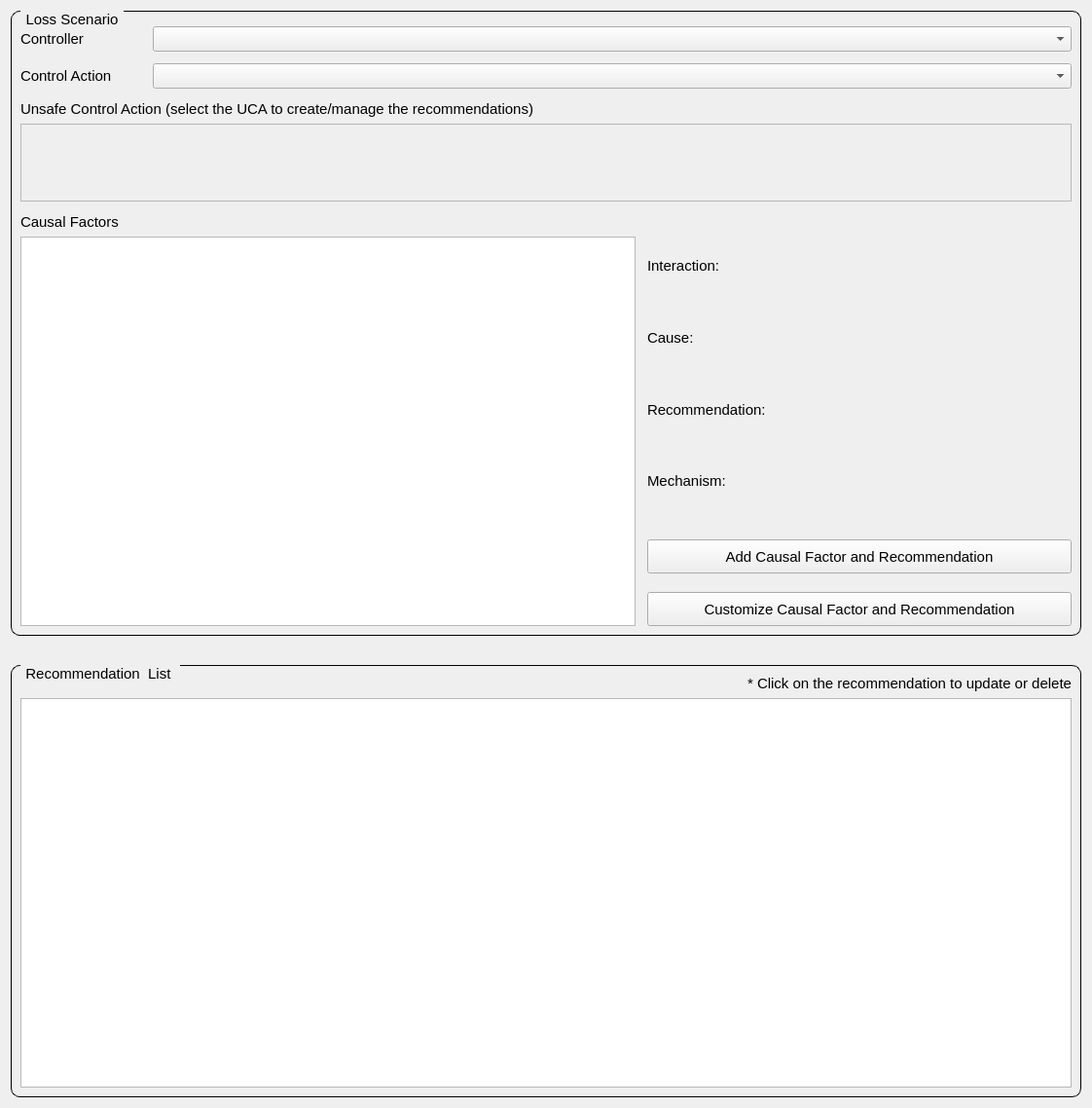
          <widget class="QWidget" name="scrollAreaWidgetContents_5">
           <property name="geometry">
            <rect>
             <x>0</x>
             <y>0</y>
             <width>1122</width>
             <height>1138</height>
            </rect>
           </property>
           <layout class="QGridLayout" name="gridLayout_16">
            <item row="0" column="0">
             <layout class="QVBoxLayout" name="verticalLayout_71">
              <item>
               <widget class="QGroupBox" name="groupBox_6">
                <property name="styleSheet">
                 <string notr="true">QGroupBox {
    border: 1px solid black;
    border-radius: 9px;
    margin-top: 0.5em;
    font-size: 15px;
}

QGroupBox::title {
    subcontrol-origin: margin;
    left: 10px;
    padding: 0 3px 0 3px;
}</string>
                </property>
                <property name="title">
                 <string>Loss Scenario</string>
                </property>
                <layout class="QGridLayout" name="gridLayout_14">
                 <item row="0" column="0">
                  <layout class="QHBoxLayout" name="horizontalLayout_64">
                   <property name="topMargin">
                    <number>6</number>
                   </property>
                   <item>
                    <widget class="QLabel" name="label_31">
                     <property name="minimumSize">
                      <size>
                       <width>130</width>
                       <height>0</height>
                      </size>
                     </property>
                     <property name="maximumSize">
                      <size>
                       <width>130</width>
                       <height>16777215</height>
                      </size>
                     </property>
                     <property name="font">
                      <font>
                       <pointsize>11</pointsize>
                      </font>
                     </property>
                     <property name="text">
                      <string>Controller</string>
                     </property>
                    </widget>
                   </item>
                   <item>
                    <widget class="QComboBox" name="combobox_fourth_controller">
                     <property name="font">
                      <font>
                       <pointsize>11</pointsize>
                      </font>
                     </property>
                     <property name="focusPolicy">
                      <enum>Qt::StrongFocus</enum>
                     </property>
                    </widget>
                   </item>
                  </layout>
                 </item>
                 <item row="1" column="0">
                  <layout class="QHBoxLayout" name="horizontalLayout_63">
                   <property name="topMargin">
                    <number>6</number>
                   </property>
                   <item>
                    <widget class="QLabel" name="label_12">
                     <property name="minimumSize">
                      <size>
                       <width>130</width>
                       <height>0</height>
                      </size>
                     </property>
                     <property name="maximumSize">
                      <size>
                       <width>130</width>
                       <height>16777215</height>
                      </size>
                     </property>
                     <property name="font">
                      <font>
                       <pointsize>11</pointsize>
                      </font>
                     </property>
                     <property name="text">
                      <string>Control Action</string>
                     </property>
                    </widget>
                   </item>
                   <item>
                    <widget class="QComboBox" name="combobox_fourth_control_action">
                     <property name="font">
                      <font>
                       <pointsize>11</pointsize>
                      </font>
                     </property>
                     <property name="focusPolicy">
                      <enum>Qt::StrongFocus</enum>
                     </property>
                    </widget>
                   </item>
                  </layout>
                 </item>
                 <item row="2" column="0">
                  <layout class="QVBoxLayout" name="verticalLayout_75">
                   <property name="topMargin">
                    <number>6</number>
                   </property>
                   <item>
                    <widget class="QLabel" name="label_33">
                     <property name="minimumSize">
                      <size>
                       <width>150</width>
                       <height>0</height>
                      </size>
                     </property>
                     <property name="maximumSize">
                      <size>
                       <width>16777215</width>
                       <height>16777215</height>
                      </size>
                     </property>
                     <property name="font">
                      <font>
                       <pointsize>11</pointsize>
                      </font>
                     </property>
                     <property name="text">
                      <string>Unsafe Control Action (select the UCA to create/manage the recommendations)</string>
                     </property>
                    </widget>
                   </item>
                   <item>
                    <widget class="QListWidget" name="listwidget_fourth_uca">
                     <property name="enabled">
                      <bool>false</bool>
                     </property>
                     <property name="minimumSize">
                      <size>
                       <width>0</width>
                       <height>80</height>
                      </size>
                     </property>
                     <property name="maximumSize">
                      <size>
                       <width>16777215</width>
                       <height>80</height>
                      </size>
                     </property>
                     <property name="alternatingRowColors">
                      <bool>true</bool>
                     </property>
                    </widget>
                   </item>
                  </layout>
                 </item>
                 <item row="3" column="0">
                  <layout class="QHBoxLayout" name="horizontalLayout_107">
                   <property name="topMargin">
                    <number>6</number>
                   </property>
                   <item>
                    <layout class="QVBoxLayout" name="verticalLayout_63">
                     <item>
                      <widget class="QLabel" name="label_34">
                       <property name="minimumSize">
                        <size>
                         <width>130</width>
                         <height>0</height>
                        </size>
                       </property>
                       <property name="maximumSize">
                        <size>
                         <width>130</width>
                         <height>16777215</height>
                        </size>
                       </property>
                       <property name="font">
                        <font>
                         <pointsize>11</pointsize>
                        </font>
                       </property>
                       <property name="text">
                        <string>Causal Factors</string>
                       </property>
                      </widget>
                     </item>
                     <item>
                      <widget class="QListWidget" name="listwidget_fourth_causal_factor">
                       <property name="minimumSize">
                        <size>
                         <width>600</width>
                         <height>400</height>
                        </size>
                       </property>
                       <property name="font">
                        <font>
                         <pointsize>11</pointsize>
                        </font>
                       </property>
                       <property name="alternatingRowColors">
                        <bool>true</bool>
                       </property>
                       <property name="wordWrap">
                        <bool>true</bool>
                       </property>
                      </widget>
                     </item>
                    </layout>
                   </item>
                   <item>
                    <layout class="QVBoxLayout" name="verticalLayout_62">
                     <property name="leftMargin">
                      <number>6</number>
                     </property>
                     <item>
                      <spacer name="verticalSpacer_40">
                       <property name="orientation">
                        <enum>Qt::Vertical</enum>
                       </property>
                       <property name="sizeType">
                        <enum>QSizePolicy::Maximum</enum>
                       </property>
                       <property name="sizeHint" stdset="0">
                        <size>
                         <width>20</width>
                         <height>20</height>
                        </size>
                       </property>
                      </spacer>
                     </item>
                     <item>
                      <layout class="QHBoxLayout" name="horizontalLayout_65">
                       <item>
                        <widget class="QLabel" name="label_fourth_interaction">
                         <property name="minimumSize">
                          <size>
                           <width>130</width>
                           <height>0</height>
                          </size>
                         </property>
                         <property name="maximumSize">
                          <size>
                           <width>130</width>
                           <height>16777215</height>
                          </size>
                         </property>
                         <property name="font">
                          <font>
                           <pointsize>11</pointsize>
                          </font>
                         </property>
                         <property name="text">
                          <string>Interaction:</string>
                         </property>
                        </widget>
                       </item>
                       <item>
                        <widget class="QLabel" name="label_fourth_interaction_desc">
                         <property name="minimumSize">
                          <size>
                           <width>300</width>
                           <height>0</height>
                          </size>
                         </property>
                         <property name="maximumSize">
                          <size>
                           <width>16777215</width>
                           <height>16777215</height>
                          </size>
                         </property>
                         <property name="font">
                          <font>
                           <pointsize>11</pointsize>
                          </font>
                         </property>
                         <property name="text">
                          <string/>
                         </property>
                         <property name="wordWrap">
                          <bool>true</bool>
                         </property>
                        </widget>
                       </item>
                      </layout>
                     </item>
                     <item>
                      <layout class="QHBoxLayout" name="horizontalLayout_99">
                       <item>
                        <widget class="QLabel" name="label_89">
                         <property name="minimumSize">
                          <size>
                           <width>130</width>
                           <height>0</height>
                          </size>
                         </property>
                         <property name="maximumSize">
                          <size>
                           <width>130</width>
                           <height>16777215</height>
                          </size>
                         </property>
                         <property name="font">
                          <font>
                           <pointsize>11</pointsize>
                          </font>
                         </property>
                         <property name="text">
                          <string>Cause:</string>
                         </property>
                        </widget>
                       </item>
                       <item>
                        <widget class="QLabel" name="label_fourth_cause">
                         <property name="minimumSize">
                          <size>
                           <width>300</width>
                           <height>0</height>
                          </size>
                         </property>
                         <property name="maximumSize">
                          <size>
                           <width>16777215</width>
                           <height>16777215</height>
                          </size>
                         </property>
                         <property name="font">
                          <font>
                           <pointsize>11</pointsize>
                          </font>
                         </property>
                         <property name="text">
                          <string/>
                         </property>
                         <property name="wordWrap">
                          <bool>true</bool>
                         </property>
                        </widget>
                       </item>
                      </layout>
                     </item>
                     <item>
                      <layout class="QHBoxLayout" name="horizontalLayout_101">
                       <item>
                        <widget class="QLabel" name="label_99">
                         <property name="minimumSize">
                          <size>
                           <width>130</width>
                           <height>0</height>
                          </size>
                         </property>
                         <property name="maximumSize">
                          <size>
                           <width>130</width>
                           <height>16777215</height>
                          </size>
                         </property>
                         <property name="font">
                          <font>
                           <pointsize>11</pointsize>
                          </font>
                         </property>
                         <property name="text">
                          <string>Recommendation:</string>
                         </property>
                        </widget>
                       </item>
                       <item>
                        <widget class="QLabel" name="label_fourth_recommendation">
                         <property name="minimumSize">
                          <size>
                           <width>300</width>
                           <height>0</height>
                          </size>
                         </property>
                         <property name="maximumSize">
                          <size>
                           <width>16777215</width>
                           <height>16777215</height>
                          </size>
                         </property>
                         <property name="font">
                          <font>
                           <pointsize>11</pointsize>
                          </font>
                         </property>
                         <property name="text">
                          <string/>
                         </property>
                         <property name="wordWrap">
                          <bool>true</bool>
                         </property>
                        </widget>
                       </item>
                      </layout>
                     </item>
                     <item>
                      <layout class="QHBoxLayout" name="horizontalLayout_106">
                       <item>
                        <widget class="QLabel" name="label_100">
                         <property name="minimumSize">
                          <size>
                           <width>130</width>
                           <height>0</height>
                          </size>
                         </property>
                         <property name="maximumSize">
                          <size>
                           <width>130</width>
                           <height>16777215</height>
                          </size>
                         </property>
                         <property name="font">
                          <font>
                           <pointsize>11</pointsize>
                          </font>
                         </property>
                         <property name="text">
                          <string>Mechanism:</string>
                         </property>
                        </widget>
                       </item>
                       <item>
                        <widget class="QLabel" name="label_fourth_mechanism">
                         <property name="minimumSize">
                          <size>
                           <width>300</width>
                           <height>0</height>
                          </size>
                         </property>
                         <property name="maximumSize">
                          <size>
                           <width>16777215</width>
                           <height>16777215</height>
                          </size>
                         </property>
                         <property name="font">
                          <font>
                           <pointsize>11</pointsize>
                          </font>
                         </property>
                         <property name="text">
                          <string/>
                         </property>
                         <property name="wordWrap">
                          <bool>true</bool>
                         </property>
                        </widget>
                       </item>
                      </layout>
                     </item>
                     <item>
                      <spacer name="verticalSpacer_29">
                       <property name="orientation">
                        <enum>Qt::Vertical</enum>
                       </property>
                       <property name="sizeType">
                        <enum>QSizePolicy::Maximum</enum>
                       </property>
                       <property name="sizeHint" stdset="0">
                        <size>
                         <width>20</width>
                         <height>20</height>
                        </size>
                       </property>
                      </spacer>
                     </item>
                     <item>
                      <widget class="QPushButton" name="button_fourth_add_causal_factor">
                       <property name="minimumSize">
                        <size>
                         <width>350</width>
                         <height>35</height>
                        </size>
                       </property>
                       <property name="maximumSize">
                        <size>
                         <width>16777215</width>
                         <height>35</height>
                        </size>
                       </property>
                       <property name="font">
                        <font>
                         <pointsize>11</pointsize>
                        </font>
                       </property>
                       <property name="text">
                        <string>Add Causal Factor and Recommendation</string>
                       </property>
                      </widget>
                     </item>
                     <item>
                      <spacer name="verticalSpacer_28">
                       <property name="orientation">
                        <enum>Qt::Vertical</enum>
                       </property>
                       <property name="sizeType">
                        <enum>QSizePolicy::Maximum</enum>
                       </property>
                       <property name="sizeHint" stdset="0">
                        <size>
                         <width>20</width>
                         <height>13</height>
                        </size>
                       </property>
                      </spacer>
                     </item>
                     <item>
                      <widget class="QPushButton" name="button_fourth_create_causal_factor">
                       <property name="minimumSize">
                        <size>
                         <width>350</width>
                         <height>35</height>
                        </size>
                       </property>
                       <property name="maximumSize">
                        <size>
                         <width>16777215</width>
                         <height>35</height>
                        </size>
                       </property>
                       <property name="font">
                        <font>
                         <pointsize>11</pointsize>
                        </font>
                       </property>
                       <property name="text">
                        <string>Customize Causal Factor and Recommendation</string>
                       </property>
                      </widget>
                     </item>
                    </layout>
                   </item>
                  </layout>
                 </item>
                </layout>
               </widget>
              </item>
              <item>
               <spacer name="verticalSpacer_41">
                <property name="orientation">
                 <enum>Qt::Vertical</enum>
                </property>
                <property name="sizeType">
                 <enum>QSizePolicy::Maximum</enum>
                </property>
                <property name="sizeHint" stdset="0">
                 <size>
                  <width>20</width>
                  <height>25</height>
                 </size>
                </property>
               </spacer>
              </item>
              <item>
               <widget class="QGroupBox" name="groupBox_8">
                <property name="styleSheet">
                 <string notr="true">QGroupBox {
    border: 1px solid black;
    border-radius: 9px;
    margin-top: 0.5em;
    font-size: 15px;
}

QGroupBox::title {
    subcontrol-origin: margin;
    left: 10px;
    padding: 0 3px 0 3px;
}</string>
                </property>
                <property name="title">
                 <string>Recommendation  List </string>
                </property>
                <layout class="QGridLayout" name="gridLayout_15">
                 <item row="0" column="0">
                  <widget class="QLabel" name="label_64">
                   <property name="maximumSize">
                    <size>
                     <width>16777215</width>
                     <height>16777215</height>
                    </size>
                   </property>
                   <property name="font">
                    <font>
                     <pointsize>11</pointsize>
                    </font>
                   </property>
                   <property name="text">
                    <string>* Click on the recommendation to update or delete</string>
                   </property>
                   <property name="alignment">
                    <set>Qt::AlignRight|Qt::AlignTrailing|Qt::AlignVCenter</set>
                   </property>
                  </widget>
                 </item>
                 <item row="1" column="0">
                  <widget class="QListWidget" name="listwidget_fourth_requirement">
                   <property name="minimumSize">
                    <size>
                     <width>0</width>
                     <height>400</height>
                    </size>
                   </property>
                   <property name="font">
                    <font>
                     <pointsize>11</pointsize>
                    </font>
                   </property>
                   <property name="horizontalScrollBarPolicy">
                    <enum>Qt::ScrollBarAsNeeded</enum>
                   </property>
                   <property name="alternatingRowColors">
                    <bool>true</bool>
                   </property>
                   <property name="wordWrap">
                    <bool>true</bool>
                   </property>
                  </widget>
                 </item>
                </layout>
               </widget>
              </item>
             </layout>
            </item>
           </layout>
          </widget>
